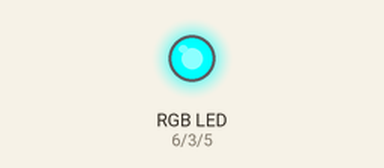
Simulated run of this sketch. Board: Arduino Uno, built with avr-gcc and run on an emulated ATmega328P. On the bench: an RGB LED mixed from three pins (HIGH = lit). Dim RGB values are drawn brighter than linear.

Above: at 0.05 s.
At 0.9 s:
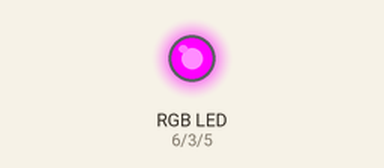
At 1.3 s:
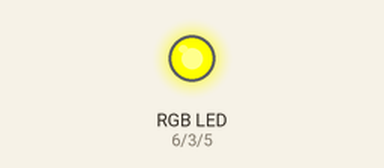
At 1.75 s:
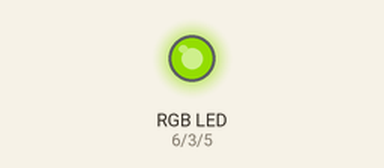
At 2.6 s:
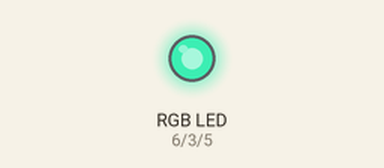
At 3.5 s:
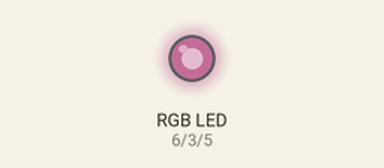
Timing chart, 0 to 8.1 s (numbered marks = the images above):
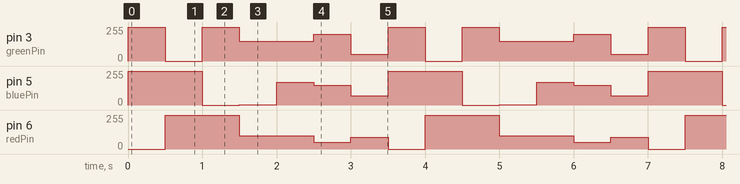

The sketch:

RGBled.ino
```cpp
int greenPin = 3;
int bluePin = 5;
int redPin = 6;
int waitTime = 500;
void setup() {
  // put your setup code here, to run once:
  pinMode(greenPin, OUTPUT);
  pinMode(bluePin, OUTPUT);
  pinMode(redPin, OUTPUT);
}

void loop() {
  // put your main code here, to run repeatedly:
  digitalWrite(greenPin, HIGH);
  digitalWrite(bluePin, HIGH);
  digitalWrite(redPin, LOW);
  delay(waitTime);
  digitalWrite(bluePin,HIGH);
  digitalWrite(greenPin, LOW);
  digitalWrite(redPin, HIGH);
  delay(waitTime);
  digitalWrite(redPin, HIGH);
  digitalWrite(greenPin, HIGH);
  digitalWrite(bluePin, LOW);
  delay(waitTime);
  analogWrite(redPin, 100);
  analogWrite(greenPin, 150);
  analogWrite(bluePin, HIGH);
  delay(waitTime);
  analogWrite(redPin, 100);
  analogWrite(greenPin, 150);
  analogWrite(bluePin, 170);
  delay(waitTime);
  analogWrite(redPin, 50);
  analogWrite(greenPin, 200);
  analogWrite(bluePin, 150);
  delay(waitTime);
  analogWrite(redPin, 90);
  analogWrite(greenPin, 50);
  analogWrite(bluePin, 70);
  delay(waitTime);
}
```

Measured:
- by itself, pin 3 (greenPin): repeats every 3.5 s: 0/255 0.50 s, 255/255 0.50 s, 150/255 1.0 s, 200/255 0.50 s, 50/255 0.50 s, 255/255 0.50 s
- by itself, pin 5 (bluePin): repeats every 3.5 s: 0/255 0.50 s, 1/255 0.50 s, 170/255 0.50 s, 150/255 0.50 s, 70/255 0.50 s, 255/255 1.0 s
- by itself, pin 6 (redPin): repeats every 3.5 s: 100/255 1.0 s, 50/255 0.50 s, 90/255 0.50 s, 0/255 0.50 s, 255/255 1.0 s
